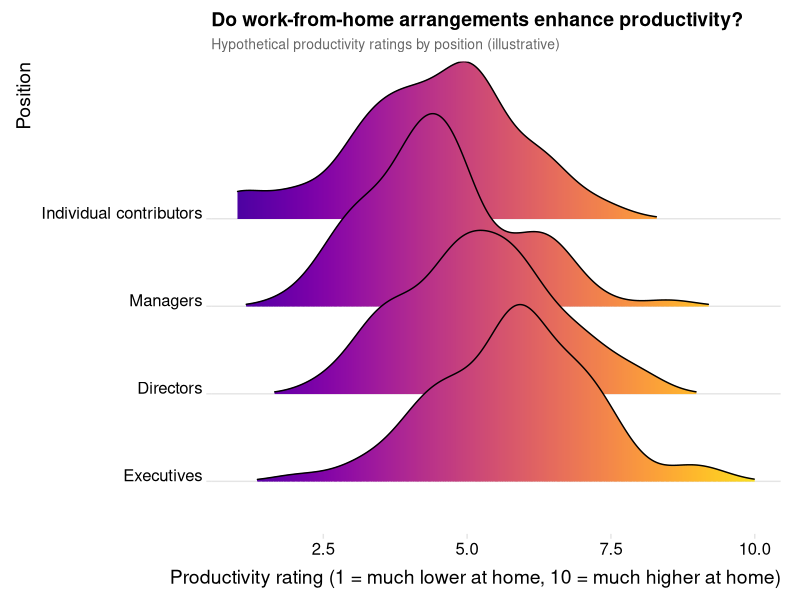

This figure's R source:
# Work-from-home productivity hypothetical — economist-style ridge plot
# Install once: install.packages(c("ggplot2", "ggridges", "viridis", "dplyr"))
# Run from repo root or set out_dir to your Teaching/MNGT425 folder.

library(ggplot2)
library(ggridges)
library(viridis)
library(dplyr)

# Output directory: static assets for web infographic
# Run from repo root (scripts/) or repo root; or from Teaching/MNGT425
script_dir <- if (file.exists("static/images/infographics")) {
  "static/images/infographics"
} else if (file.exists("../static/images/infographics")) {
  "../static/images/infographics"
} else if (file.exists("../../static/images/infographics")) {
  "../../static/images/infographics"
} else {
  try_dir <- "static/images/infographics"
  dir.create(try_dir, recursive = TRUE, showWarnings = FALSE)
  try_dir
}
out_file <- file.path(script_dir, "wfh_productivity_ridges.png")

# Hypothetical: "Do work-from-home arrangements enhance productivity?"
# Simulated productivity ratings (1–10) by position; overlapping distributions.
set.seed(42)
positions <- factor(c("Individual contributors", "Managers", "Directors", "Executives"),
                    levels = rev(c("Individual contributors", "Managers", "Directors", "Executives")))

wfh_data <- data.frame()
for (i in seq_along(positions)) {
  # Slightly different means by level (hypothetical: higher roles rate WFH productivity higher)
  mean_rating <- 4.2 + (i - 1) * 0.5 + rnorm(1, 0, 0.1)
  mean_rating <- max(1, min(10, mean_rating))
  n_per <- 80
  ratings <- rnorm(n_per, mean = mean_rating, sd = 1.4)
  ratings <- pmax(1, pmin(10, ratings))
  wfh_data <- rbind(wfh_data, data.frame(
    Position = positions[i],
    Productivity_rating = ratings
  ))
}

p <- ggplot(wfh_data, aes(x = Productivity_rating, y = Position, fill = after_stat(x))) +
  geom_density_ridges_gradient(scale = 2.2, rel_min_height = 0.01) +
  scale_fill_viridis(name = "Productivity (1–10)", option = "C") +
  labs(
    title = "Do work-from-home arrangements enhance productivity?",
    subtitle = "Hypothetical productivity ratings by position (illustrative)",
    x = "Productivity rating (1 = much lower at home, 10 = much higher at home)",
    y = "Position"
  ) +
  theme_ridges() +
  theme(
    legend.position = "none",
    panel.grid.major.x = element_blank(),
    plot.title = element_text(size = 14, hjust = 0),
    plot.subtitle = element_text(size = 10, color = "gray40", hjust = 0)
  ) +
  xlim(1, 10)

ggsave(out_file, p, width = 8, height = 5, dpi = 150, bg = "white")
message("Saved: ", normalizePath(out_file))
